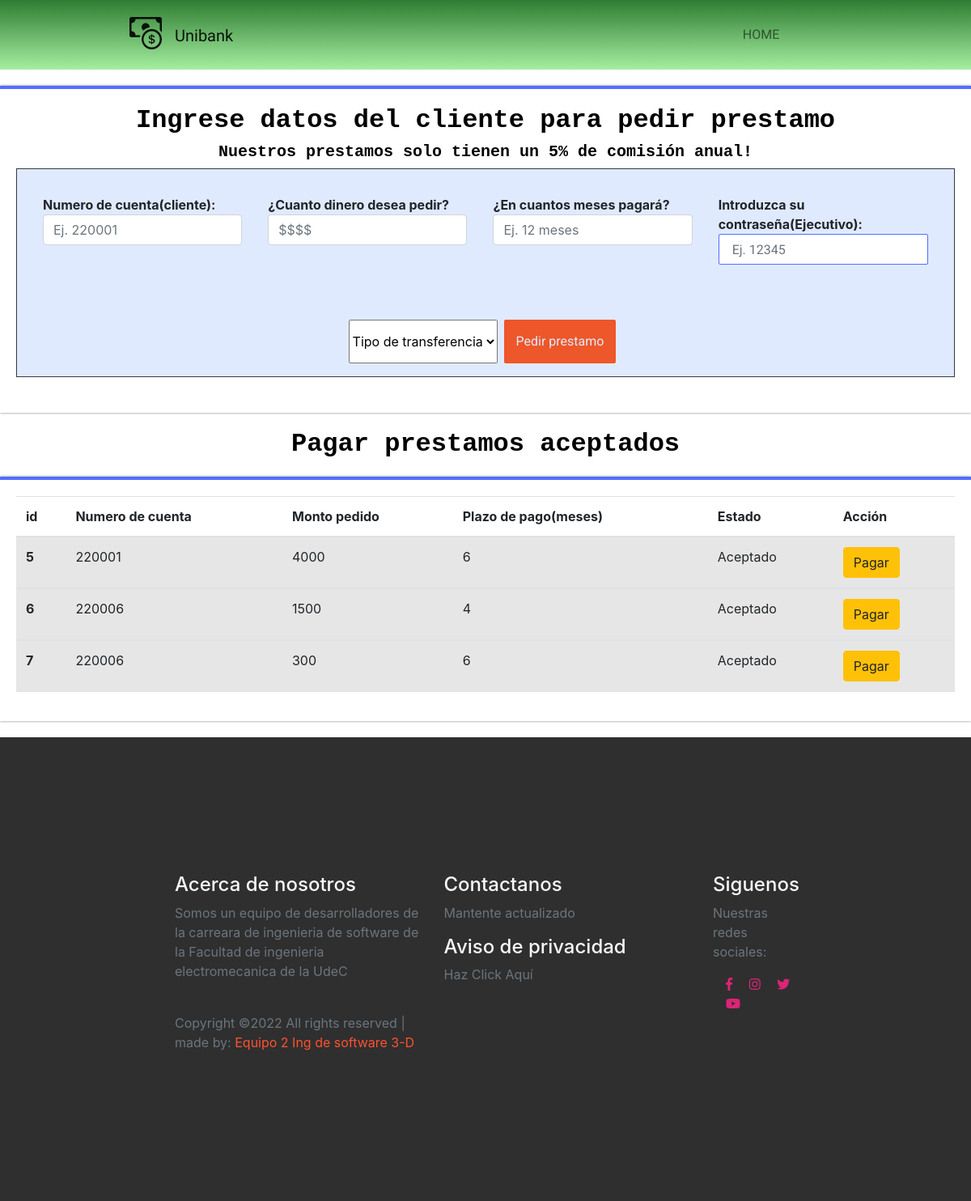
Page /amortizacion/genLoan1.php on the earlier database version.
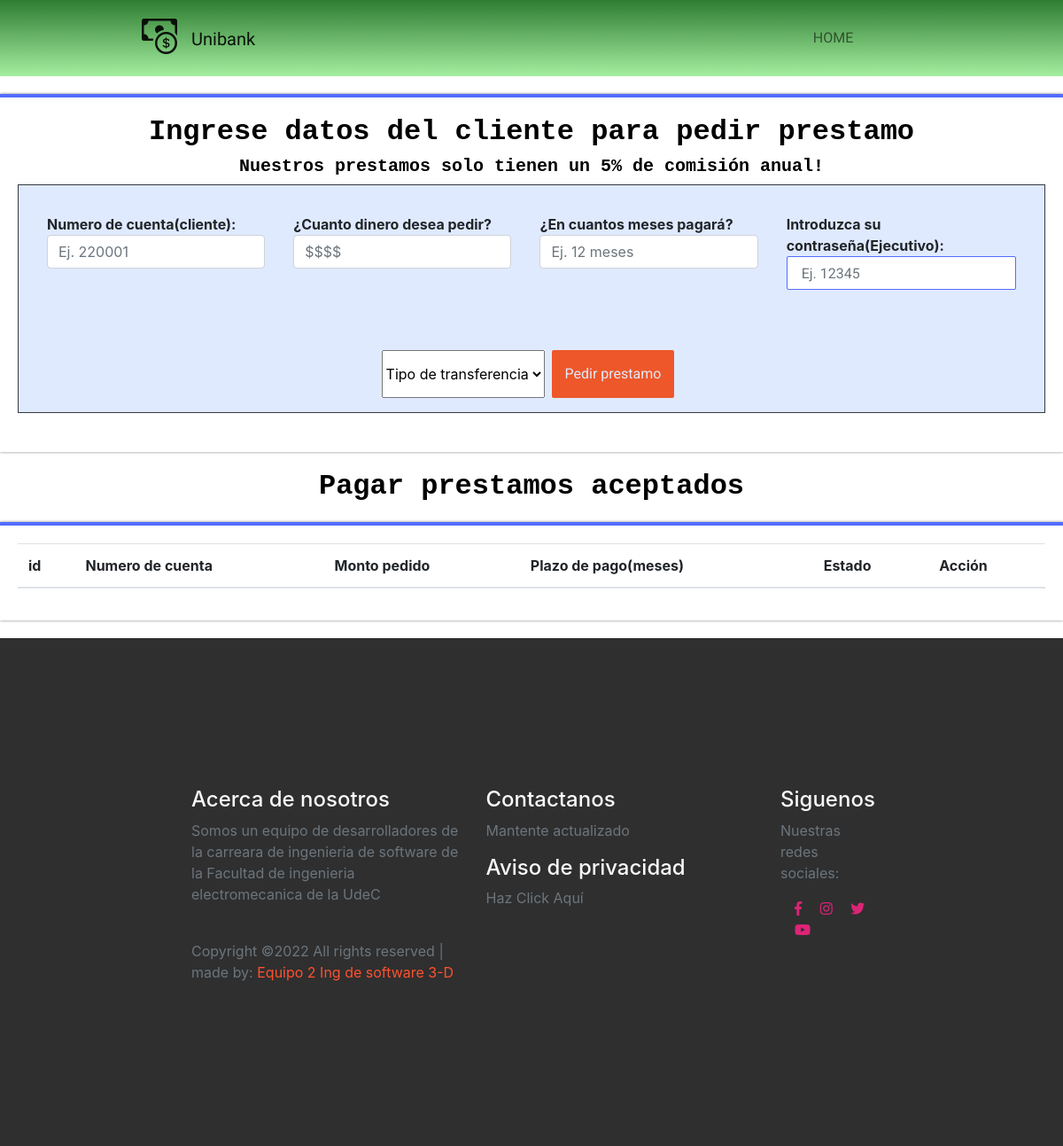
Same page on the later database version.
### tables this page shows
CREATE TABLE `prestamos` (
  `id` int(11) NOT NULL,
  `NoCli` int(11) NOT NULL,
  `dinero` int(11) NOT NULL,
  `meses` int(11) NOT NULL,
  `status` varchar(50) NOT NULL
);

### amortizacion/genLoan1.php (the view, shortened to what this page needs)
<?php
require '../vistas/headerEjecutivoPres.php';
$conexion=mysqli_connect('localhost','root','','unibank');
?>
<!DOCTYPE html>
<html>
<head>
</head>
<body>
	<form action="../recibir.php" method="POST">
	<h2 class="fw-bolder text-center font-monospace text-black">Ingrese datos del cliente para pedir prestamo</h2>
	<h5 class="fw-bolder text-center font-monospace text-black">Nuestros prestamos solo tienen un 5% de comisión anual!</h5>
		<div style="background-color: rgba(100, 150, 300, 0.2);" class="p-3 border-top border-start border-end border-dark d-flex justify-content-center" style="max-width: 95%;">
			<b class="p-3">
			Numero de cuenta(cliente):
			<input type="number" class="form-control" name="NoCli" placeholder="Ej. 220001" required>
			</b>
			<b class="p-3">
			¿Cuanto dinero desea pedir?
			<input type="number" class="form-control" name="dinero" placeholder="$$$$" required>
			</b>
			<b class="p-3">
			¿En cuantos meses pagará?
			<input type="number" class="form-control" name="meses" placeholder="Ej. 12 meses" required>
			</b>
			<b class="p-3">
			Introduzca su contraseña(Ejecutivo):
			<input type="password" class="form-control" name="passeje" placeholder="Ej. 12345" required>
			</b>
		</div>
		<div style="background-color: rgba(100, 150, 300, 0.2); " class="mb-4 p-3 border-bottom border-start border-end border-dark d-flex justify-content-center" style="max-width: 95%;">
			<select name="transtype">
				<option value="9" selected disabled> Tipo de transferencia</option>
			</select>
			<input class="mx-2" type="submit" value="Pedir prestamo">
		</div>
	</form>
    <h2 class="fw-bolder text-center font-monospace text-black">Pagar prestamos aceptados</h2>
	<form method="POST" action="./amortizacion/respuestasPrestamos/aceptar.php">
	<table class="table table-striped table-hover">
  <thead>
    <tr>
      <th scope="col">id</th>
      <th scope="col">Numero de cuenta</th>
      <th scope="col">Monto pedido</th>
      <th scope="col">Plazo de pago(meses)</th>
      <th scope="col">Estado</th>
	  <th sope="col">Acción</th>
    </tr>
  </thead>
  <?php
  $sql="SELECT * FROM prestamos WHERE status='Aceptado'";
  $result=mysqli_query($conexion,$sql);
  while($mostrar=mysqli_fetch_array($result)){
  ?>
  <tbody>
    <tr>
      <th scope="row"><?php echo $mostrar['id'] ?></th>
      <td><?php echo $mostrar['NoCli'] ?></td>
      <td><?php echo $mostrar['dinero'] ?></td>
      <td><?php echo $mostrar['meses'] ?></td>
      <td><?php echo $mostrar['status'] ?></td>
	  <td><a class="btn btn-warning" href="../amortizacion/pagoprestamo.php?id=<?=$mostrar['id']?>" role="button">Pagar</a>
    </tr>
  <?php
  }
  ?>
  </table>
  </form>
  <?php
require '../vistas/footer.php';
?>
</body>
</html>

Differences in the rows shown:
no longer on this page (row edited): prestamos: id "5", NoCli "220001", dinero "4000", meses "6", status "Aceptado"
no longer on this page (row edited): prestamos: id "6", NoCli "220006", dinero "1500", meses "4", status "Aceptado"
no longer on this page (row edited): prestamos: id "7", NoCli "220006", dinero "300", meses "6", status "Aceptado"
